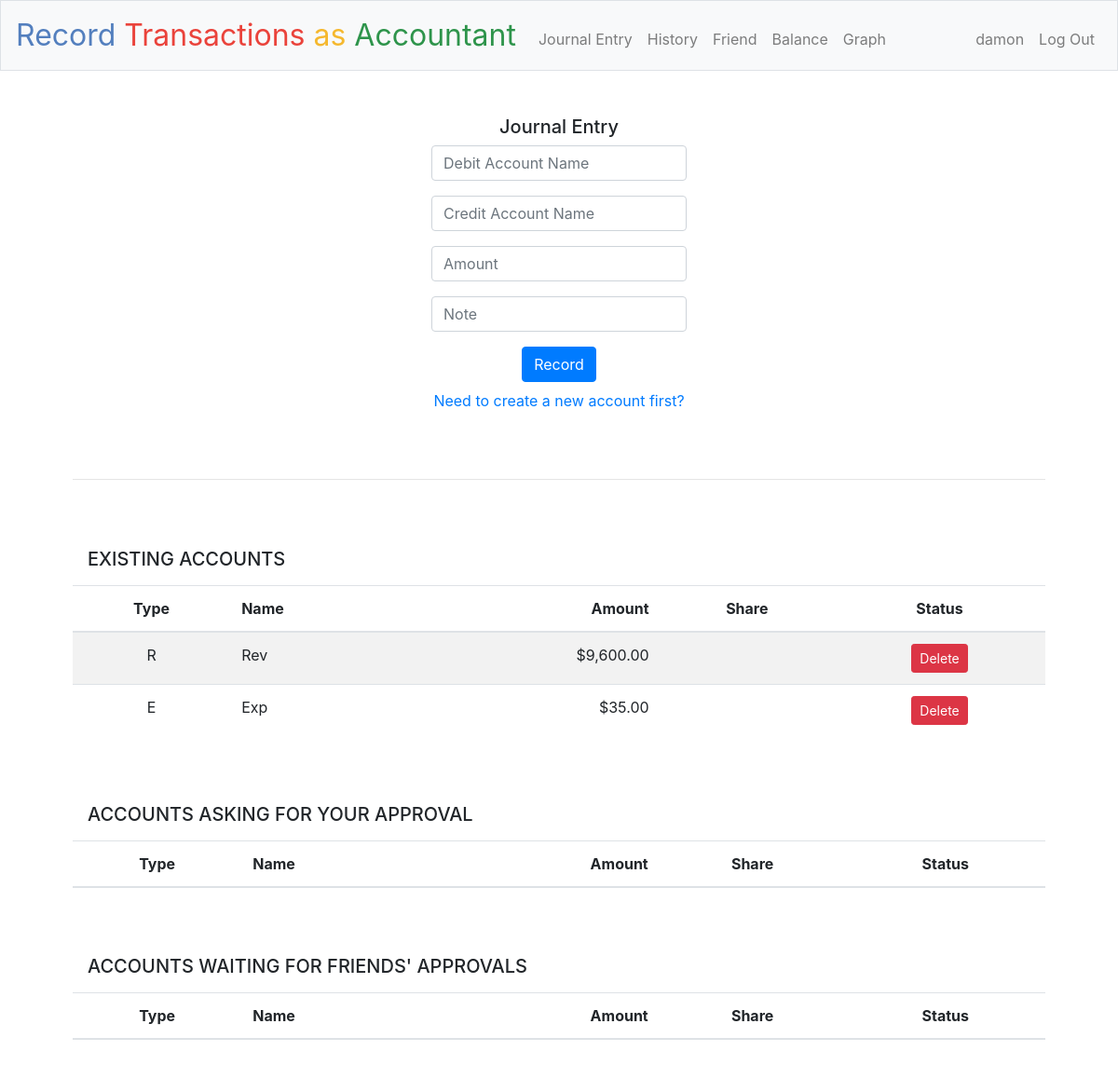
Page /journalentry (signed in) on the committed database.
### tables this page shows
CREATE TABLE accounts (
    id integer primary KEY,
    user_id integer not null,
    type text not null,
    name text not null,
    share text,
    sharestatus text,
    shareaccountid integer,
    note text,
    initial numeric default 0,
    amount numeric default 0,
    asker_id integer,
    FOREIGN KEY(user_id) REFERENCES users(id)
);

### application.py (the view)
@app.route("/journalentry", methods=["GET", "POST"])
@login_required
def journalentry():
    if request.method == "POST":
        find_missing_errors = is_provided("debit") or is_provided("credit") or is_provided("amount")
        if find_missing_errors:
            return find_missing_errors
        elif not request.form.get("amount").isdigit():
            return apology("invalid amount, please enter 0-9")
        debit = request.form.get("debit")
        credit = request.form.get("credit")
        amount = int(request.form.get("amount"))
        note = request.form.get("note")
        rows_debit = db.execute("SELECT type, name, amount, share, sharestatus, shareaccountid FROM accounts WHERE name = :debit and user_id=:user_id",
                         user_id=session["user_id"],
                         debit=debit
                         )
        rows_credit = db.execute("SELECT type, name, amount, share, sharestatus, shareaccountid FROM accounts WHERE name = :credit and user_id=:user_id",
                         user_id=session["user_id"],
                         credit=credit
                         )
        print("使用者會計科目資料庫搜尋結果")
        print(rows_debit, rows_credit)
        if len(rows_debit) != 1:
            flash("please add new debit account")
            return render_template("add_account.html")
        if len(rows_credit) != 1:
            flash("please add new credit account")
            return render_template("add_account.html")
        debittype = rows_debit[0]["type"]
        debitamount = rows_debit[0]['amount']
        debitshare = rows_debit[0]["share"]
        debitsharestatus = rows_debit[0]["sharestatus"]
        debitshareaccountid = rows_debit[0]["shareaccountid"]
        credittype = rows_credit[0]["type"]
        creditamount = rows_credit[0]['amount']
        creditshare = rows_credit[0]["share"]
        creditsharestatus = rows_credit[0]["sharestatus"]
        creditshareaccountid = rows_credit[0]["shareaccountid"]
        if debittype == "A" or debittype == "E":
            updated_debitamount = debitamount + amount
        else:
            updated_debitamount = debitamount - amount
        if updated_debitamount < 0:
            return apology("debit account cannot be negative")
        if credittype == "A" or credittype == "E":
            updated_creditamount = creditamount - amount
        else:
            updated_creditamount = creditamount + amount
        if updated_creditamount < 0:
            return apology("credit account cannot be negative")
        db.execute("UPDATE accounts SET amount = :updated_debitamount WHERE name = :debit and user_id=:user_id",
                debit=debit,
                updated_debitamount=updated_debitamount,
                user_id=session["user_id"])
        db.execute("UPDATE accounts SET amount = :updated_creditamount WHERE name = :credit and user_id=:user_id",
                credit=credit,
                updated_creditamount=updated_creditamount,
                user_id=session["user_id"])
        print("\n")
        print("------Now Running jornalentry() 更新會計科目資料庫餘額------")
        print("更新借方金額 {rows_debit}: {updated_debitamount}".format(rows_debit=rows_debit, updated_debitamount=updated_debitamount))
        print("更新貸方金額 {rows_credit}: {updated_creditamount}".format(rows_credit=rows_credit, updated_creditamount=updated_creditamount))
        message_id = db.execute("""
            INSERT INTO transactions
                (user_id, debit, credit, amount, note, debitshare, debitsharestatus, debitshareaccountid, creditshare, creditsharestatus, creditshareaccountid)
            VALUES (:user_id, :debit, :credit, :amount, :note, :debitshare, :debitsharestatus, :debitshareaccountid, :creditshare, :creditsharestatus, :creditshareaccountid)
            """,
                user_id = session["user_id"],
                debit = debit,
                credit = credit,
                amount = amount,
                note = note,
                debitshare = debitshare,
                debitsharestatus = debitsharestatus,
                debitshareaccountid = debitshareaccountid,
                creditshare = creditshare,
                creditsharestatus = creditsharestatus,
                creditshareaccountid = creditshareaccountid
            )
        if debitshare != "" or creditshare != "":
            create_message(message_id) #helper function 處理分享資訊
            flash("You are a Good Accountant! Shared the transaction with Your Partner")
        else:
            flash("You are a Good Accountant!")
        print("\n")
        print("------Now Running jornalentry() 成功加入歷史交易分錄------")
        return redirect("/history")
    else: # GET
        A_balances, L_balances, R_balances, E_balances, balance, profit = allaccounts_ge0()
        wait_approvalaccounts  = db.execute("""SELECT *
                                       FROM accounts
                                       WHERE user_id=:user_id and sharestatus=:sharestatus""",
                                       user_id=session["user_id"], # 請求對方授權的會計科目
                                       sharestatus="Waiting for approval")
        ask_approvalaccounts  = db.execute("""SELECT *
                                       FROM accounts
                                       WHERE user_id=:user_id and sharestatus=:sharestatus and asker_id!=:user_id""",
                                       user_id=session["user_id"], # 要求本人授權的會計科目
                                       sharestatus="Fill the info")
        print("\n")
        print("------列印出所有要求本人授權的會計科目------")
        for ask_approvalaccount in ask_approvalaccounts:
            print(ask_approvalaccount)
        print("\n")
        print("------列印出所有請求對方授權的會計科目------")
        for wait_approvalaccount in wait_approvalaccounts:
            print(wait_approvalaccount)
        return render_template("journalentry.html", A_balances=A_balances, L_balances=L_balances, R_balances=R_balances, E_balances=E_balances, balance=balance, profit=profit, ask_approvalaccounts=ask_approvalaccounts, wait_approvalaccounts=wait_approvalaccounts)

### application.py (called while the page is built)
@app.after_request
def after_request(response):
    response.headers["Cache-Control"] = "no-cache, no-store, must-revalidate"
    response.headers["Expires"] = 0
    response.headers["Pragma"] = "no-cache"
    return response

@login_required
def allaccounts_ge0():
    noshare="None"
    share="Shared"
    pending="Waiting for approval"
    rows = db.execute("""
        SELECT *
        FROM accounts
        WHERE user_id=:user_id and (sharestatus=:noshare or sharestatus=:share or sharestatus=:pending)
        GROUP by name
        HAVING amount >=0;
    """, user_id=session["user_id"], noshare=noshare, share=share, pending=pending)
    A_balances, L_balances, R_balances, E_balances, balance, profit = accountformat(rows)
    return (A_balances, L_balances, R_balances, E_balances, balance, profit)

### helpers.py (called while the page is built, shortened)
def login_required(f):
    @wraps(f)
    def decorated_function(*args, **kwargs):
        if session.get("user_id") is None:
            return redirect("/login")
        return f(*args, **kwargs)
    return decorated_function

def usd(value):
    return f"${value:,.2f}"

### templates/journalentry.html (shortened to what this page needs)
{% extends "layout.html" %}
{% block main %}
    <h5>Journal Entry</h5>
    <form action="/journalentry" method="post">
        <div class="form-group">
            <input autocomplete="off" placeholder="Debit Account Name" class="form-control"  autofocus name="debit" type="text">
        </div>
        <div class="form-group">
            <input autocomplete="off" placeholder="Credit Account Name" class="form-control"  autofocus name="credit" type="text">
        </div>
         <div class="form-group">
            <input autocomplete="off" placeholder="Amount" min="1" class="form-control"  name="amount" type="number">
        </div>
        <div class="form-group">
            <input autocomplete="off" placeholder="Note" class="form-control"  autofocus name="note" type="text">
        </div>
        <button class="btn btn-primary" type="submit">Record</button>
        <div>
            <a class="nav-link" href="/add_account">Need to create a new account first?</a>
        </div>
    </form>
    <form action="/deleteaccount" method="post">
        <br></br>
        <hr class="style-one-line" />
        <br></br>
        <h5 class="navbar navbar-expand-md navbar-light">EXISTING ACCOUNTS</h5>
        <div>
            <table class="table table-striped">
                <thead>
                    <tr>
                        <th>Type</th>
                        <th id="name">Name</th>
                        <th id="amount">Amount</th>
                        <th>Share</th>
                        <th>Status</th>
                    </tr>
                </thead>
                <tbody>
                    {% for R_balance in R_balances %}
                    <tr>
                        <td>{{R_balance["type"]}}</td>
                        <td id="name">{{R_balance["name"]}}</td>
                        <td id="amount">{{R_balance["amount"]}}</td>
                        <td>{{R_balance["share"]}}</td>
                        <td>
                            <button name = "delete" value = "{{R_balance["id"]}}" type="submit" class="btn btn-danger btn-sm">Delete</button>
                        </td>
                    </tr>
                    {% endfor %}
                    {% for E_balance in E_balances %}
                    <tr>
                        <td>{{E_balance["type"]}}</td>
                        <td id="name">{{E_balance["name"]}}</td>
                        <td id="amount" class="currency">{{E_balance["amount"]}}</td>
                        <td>{{E_balance["share"]}}</td>
                        <td>
                            <button name = "delete" value = "{{E_balance["id"]}}" type="submit" class="btn btn-danger btn-sm">Delete</button>
                        </td>
                    </tr>
                    {% endfor %}
                </tbody>
            </table>
        </div>
    </form>
    <br></br>
        <h5 class="navbar navbar-expand-md navbar-light">ACCOUNTS ASKING FOR YOUR APPROVAL</h5>
        <div>
            <table class="table table-striped">
                <thead>
                    <tr>
                        <th>Type</th>
                        <th id="name">Name</th>
                        <th id="amount">Amount</th>
                        <th>Share</th>
                        <th>Status</th>
                    </tr>
                </thead>
            </table>
        </div>
    <br></br>
    <form action="/deleteaccount" method="post">
        <h5 class="navbar navbar-expand-md navbar-light">ACCOUNTS WAITING FOR FRIENDS' APPROVALS</h5>
        <div>
            <table class="table table-striped">
                <thead>
                    <tr>
                        <th>Type</th>
                        <th id="name">Name</th>
                        <th id="amount">Amount</th>
                        <th>Share</th>
                        <th>Status</th>
                    </tr>
                </thead>
            </table>
        </div>
    </form>
{% endblock %}

### templates/layout.html (shortened to what this page needs)
<!DOCTYPE html>
<html lang="en">
    <head>
        <link rel="stylesheet" href="https://cdn.jsdelivr.net/npm/bootstrap@4.5.3/dist/css/bootstrap.min.css">
        <link href="/static/styles.css" rel="stylesheet">
    </head>
    <body>
        <nav class="navbar navbar-expand-md navbar-light bg-light border">
            <a class="navbar-brand" href="/"><span class="blue">Record </span><span class="red">Transactions </span><span class="yellow">as </span><span class="green">Accountant</span> </a>
            <div class="collapse navbar-collapse" id="navbar">
                {% if session.user_id %}
                    <ul class="navbar-nav mr-auto mt-2">
                        <li class="nav-item"><a class="nav-link" href="/journalentry">Journal Entry</a></li>
                        <li class="nav-item"><a class="nav-link" href="/history">History</a></li>
                        <li class="nav-item"><a class="nav-link" href="/friend">Friend</a></li>
                        <li class="nav-item"><a class="nav-link" href="/balance">Balance</a></li>
                        <li class="nav-item"><a class="nav-link" href="/quote_bar">Graph</a></li>
                    </ul>
                    <ul class="navbar-nav ml-auto mt-2">
                        <li class="nav-item"><a class="nav-link">{{session.user_name}}</a></li>
                        <li class="nav-item"><a class="nav-link" href="/logout">Log Out</a></li>
                    </ul>
                {% else %}
                    <ul class="navbar-nav ml-auto mt-2">
                        <li class="nav-item"><a class="nav-link" href="/register">Register</a></li>
                        <li class="nav-item"><a class="nav-link" href="/login">Log In</a></li>
                    </ul>
                {% endif %}
            </div>
        </nav>
        <main class="container p-5">
            {% block main %}{% endblock %}
        </main>
    </body>
</html>

### static/styles.css (style rules this page uses)
nav .navbar-brand { font-size: xx-large; }
nav .navbar-brand .blue { color: #537fbe; }
nav .navbar-brand .red { color: #ea433b; }
nav .navbar-brand .yellow { color: #f5b82e; }
nav .navbar-brand .green { color: #2e944b; }
main .form-control { display: inline-block; width: auto; }
main { overflow-x: auto; text-align: center; }
main table { text-align: center; }
#name { text-align: left; }
#amount { text-align: right; }
hr.style-one-line { border: 0; height: 0; border-top: 1px solid rgba(0,0,0,0.1); border-bottom: 1px solid rgba(255,255,255,0.3); }

### rows in the picture
accounts: type "R", name "Rev", amount "$9,600.00", {{ R_balance["id"] }} 4 (drawn)
accounts: type "E", name "Exp", amount "$35.00", {{ E_balance["id"] }} 3 (drawn)

### other values in the picture
{{ session.user_name }} "damon"
